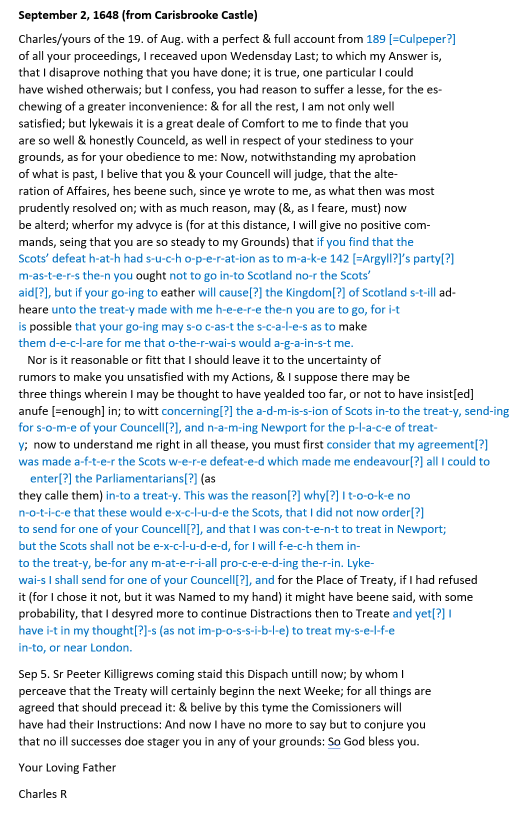
#> input picture charlesi/img/Charles-Plaintext-1648-09-02-EN.png, 1060 x 1628 px, given in place of IMG_R1101_I5654_P1.png, which was not available (shown at 1/2 size)
$ python search_emperor_r1101.py
#> lines starting #> are read from the running program, lines starting #| are printed output that depends on the picture; after the words box and inside, x2 and y2 are one past the last pixel; in counts of white or black regions, pixels touching at a corner belong together; pictures that were not available may be replaced by others from this repository, and a replacement may not be noted
"""Candidate-only emperor-expression search in observed R1101 writing regions."""
import json
from pathlib import Path
import numpy as np
from PIL import Image, ImageFilter, ImageDraw

ROOT=Path(__file__).resolve().parent
def ink(image):
    g=image.convert('L')
    return np.maximum(np.asarray(g.filter(ImageFilter.GaussianBlur(5)),float)-np.asarray(g,float),0)
ref=Image.open(ROOT/'img/IMG_R1101_I5654_P1.png').resize((1080,810))
base=ink(ref)[275:290,235:275]
jobs={
 'I5654':('IMG_R1101_I5654_P1.png',[(180,700,2130,2950),(2280,430,4040,1070),(2260,2200,4140,3020)]),
 'first':('v/v1284_1_ASMO Ambasciatori Busta 1 (103).JPG',[(1200,180,3330,2850)])
}
result={}
for name,(filename,regions) in jobs.items():
    source=Image.open(ROOT/'img'/filename)
#> source is the input picture: PIL image 1060x1628 RGB; mean R, G, B 232.9, 236.7, 239.4
    a=ink(source.resize((1080,810)))
    candidates=[]
    for scale in (0.8,1.,1.2):
        t=np.asarray(Image.fromarray(base.astype('float32')).resize((round(40*scale),round(15*scale))),float)
        t-=t.mean()
        h,w=t.shape
        shape=(810+h-1,1080+w-1)
        c=np.fft.irfft2(np.fft.rfft2(a,s=shape)*np.fft.rfft2(t[::-1,::-1],s=shape),s=shape)[h-1:810,w-1:1080]
        def sums(v):
            s=np.pad(v,((1,0),(1,0))).cumsum(0).cumsum(1)
            return s[h:,w:]-s[:-h,w:]-s[h:,:-w]+s[:-h,:-w]
        v=np.maximum(sums(a*a)-sums(a)**2/(h*w),0)
        scores=c/np.maximum(np.sqrt(v*np.sum(t*t)),1e-8)
        mask=np.zeros(scores.shape,bool)
        for x0,y0,x1,y1 in regions:
            mask[y0//4:max(y0//4,y1//4-h),x0//4:max(x0//4,x1//4-w)]=True
        scores[~mask]=-1
        for _ in range(18):
            y,x=np.unravel_index(scores.argmax(),scores.shape)
            candidates.append(dict(score=round(float(scores[y,x]),4),scale=scale,box=[int(x*4),int(y*4),int((x+w)*4),int((y+h)*4)]))
            scores[max(0,y-h):y+h,max(0,x-w):x+w]=-1
#> this loop made 3 passes
#> pass 1, `c=np.fft.irfft2(np.fft.rfft2(a,s=shape)*np.fft.rfft2(t[::-1,::-1],s=sh..`:
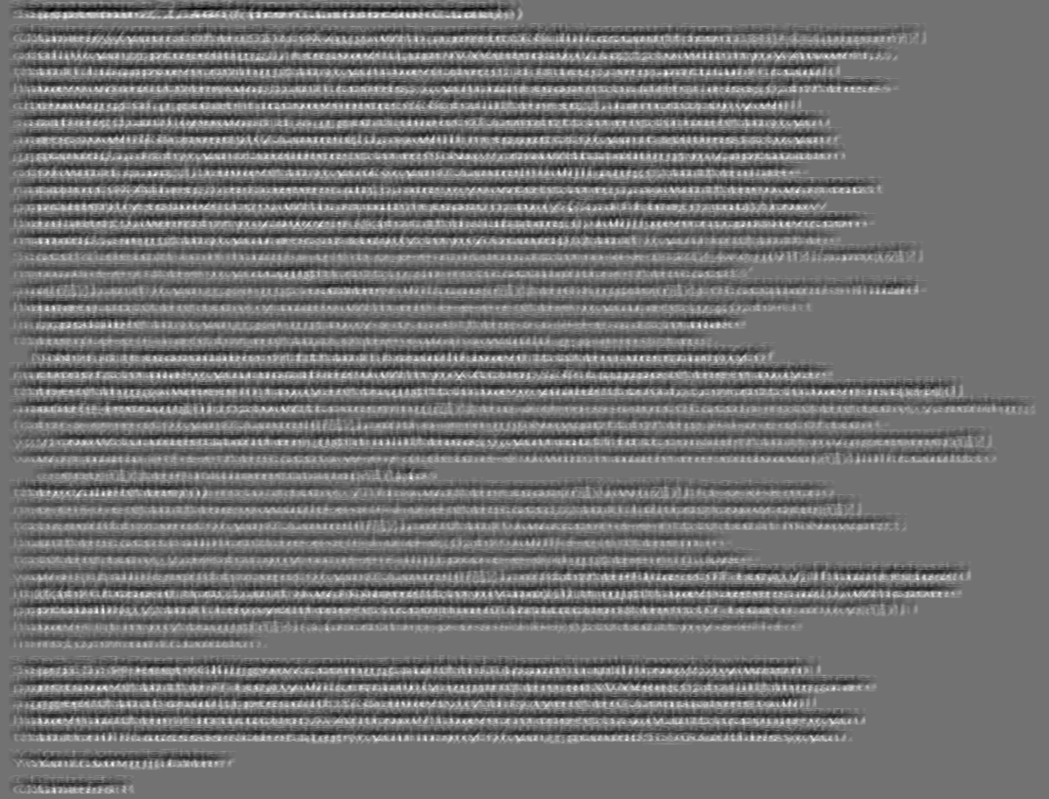
#> c: shape (799, 1049) float64; min -327232.5, max 401021.8, mean -3.8; drawn with min black and max white
#> pass 1, in sums, `s=np.pad(v,((1,0),(1,0))).cumsum(0).cumsum(1)`:
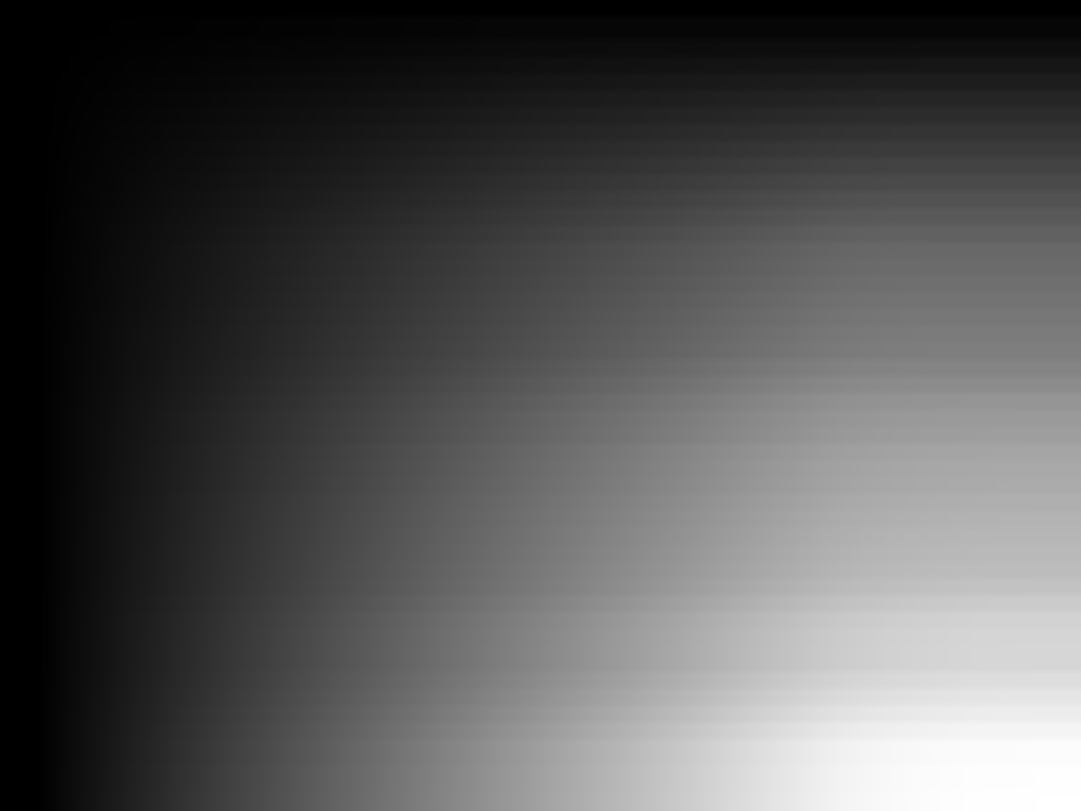
#> s: shape (811, 1081) float64; min 0, max 1.7e+09, mean 562921848.5; drawn with min black and max white
#> pass 1, `v=np.maximum(sums(a*a)-sums(a)**2/(h*w),0)`:
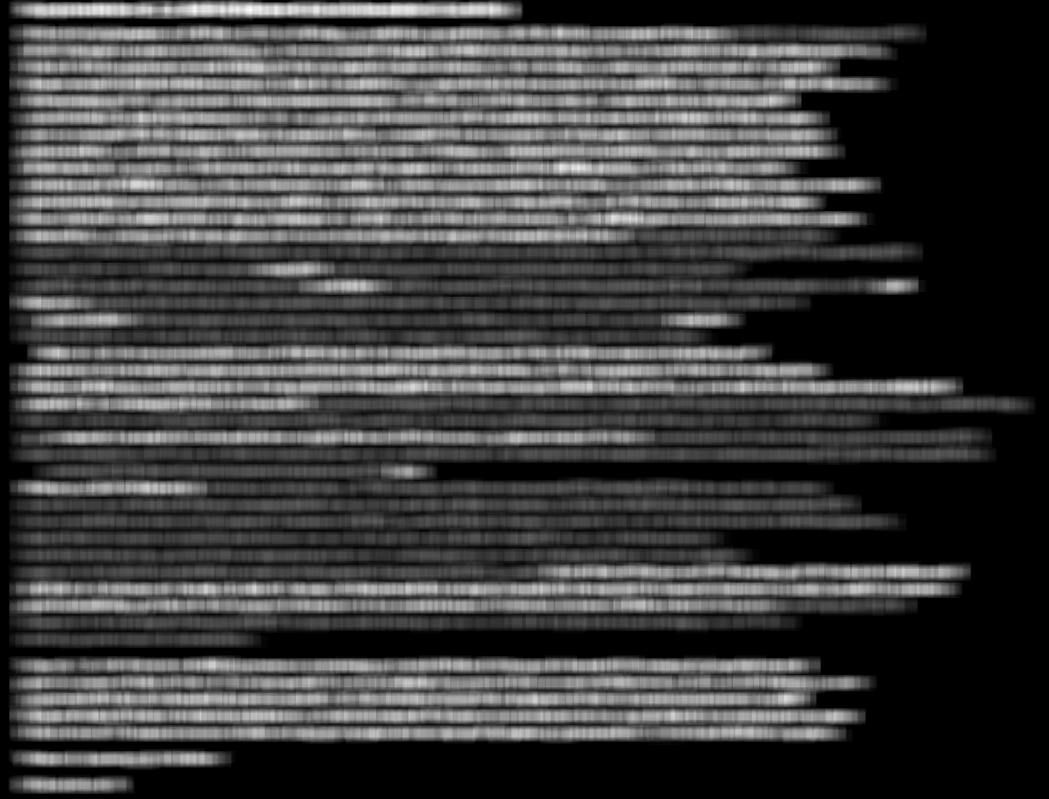
#> v: shape (799, 1049) float64; min 0, max 2487789, mean 641504.9; drawn with min black and max white
#> after the loop:
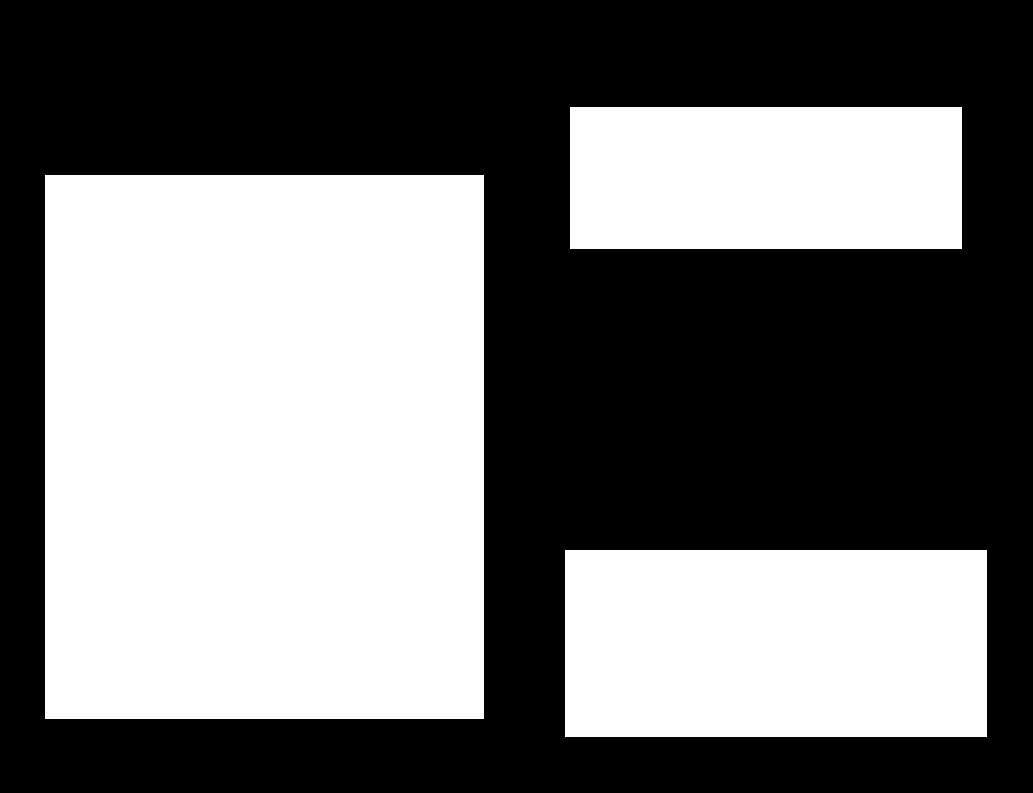
#> mask: shape (793, 1033) bool; 45.6% white; 3 white regions, box (x1, y1, x2, y2) and area: (45, 175, 484, 719) 238816, (565, 550, 987, 737) 78914, (570, 107, 962, 249) 55664
#> after the loop:
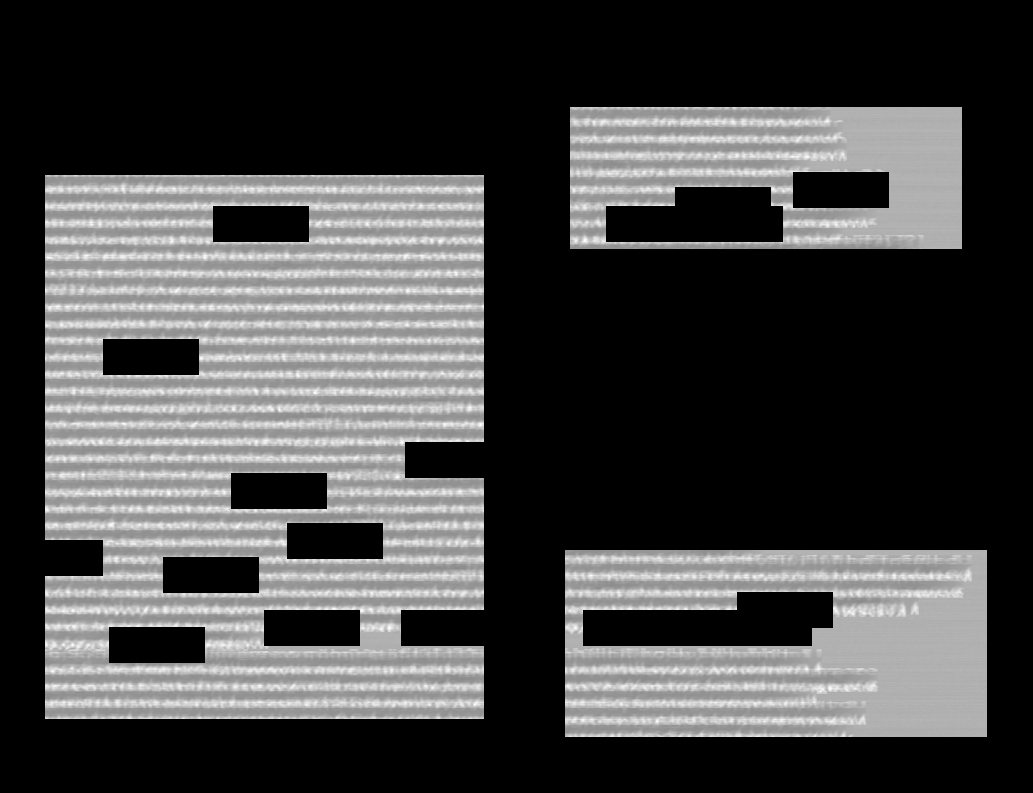
#> scores: shape (793, 1033) float64; min -1, max 0.438, mean -0.612; drawn with min black and max white
#> after the loop, candidates = 54 items
    selected=[]
    for p in sorted(candidates,key=lambda p:-p['score']):
        if any(abs(p['box'][0]-q['box'][0])<120 and abs(p['box'][1]-q['box'][1])<60 for q in selected): continue
        selected.append(p)
        if len(selected)==18: break
#> this loop made 18 passes
#> p on passes 1, 3, 4, 5, 6, 8, 9, 10, 12, 13, 15: {'score': 1, 'scale': 1, 'box': [940, 1100, 1100, 1160]}, {'score': 0.82, 'scale': 1, 'box': [704, 1168, 864, 1228]}, {'score': 0.771, 'scale': 1, 'box': [868, 1504, 1028, 1564]}, {'score': 0.769, 'scale': 1, 'box': [3184, 496, 3344, 556]}, {'score': 0.738, 'scale': 1, 'box': [948, 2108, 1108, 2168]}, {'score': 0.711, 'scale': 1, 'box': [3304, 900, 3464, 960]}, {'score': 0.71, 'scale': 1, 'box': [1348, 2312, 1508, 2372]}, {'score': 0.681, 'scale': 1, 'box': [944, 968, 1104, 1028]}, {'score': 0.675, 'scale': 1, 'box': [824, 1304, 984, 1364]}, {'score': 0.672, 'scale': 1, 'box': [3192, 560, 3352, 620]}, {'score': 0.658, 'scale': 1, 'box': [2440, 560, 2600, 620]}
#> after the loop, selected = 18 items
    result[name]={'source':filename,'regions':regions,'candidates':selected}
    sheet=Image.new('RGB',(960,660),'white'); draw=ImageDraw.Draw(sheet)
#> after `sheet = Image.new('RGB', (960, 660), 'white')`: sheet: PIL image 960x660 RGB; every value is 255
    for i,p in enumerate(selected):
        x,y=(i%3)*320,(i//3)*110
        sheet.paste(source.crop(p['box']).resize((310,80)),(x,y+25))
        draw.text((x+4,y+5),f"{name} {i+1}: {p['score']} scale {p['scale']}",fill='black')
#> this loop made 18 passes
#> (p, x, y) on passes 1, 3, 4, 5, 6, 8, 9, 10, 12: ({'score': 1, 'scale': 1, 'box': [940, 1100, 1100, 1160]}, 0, 0), ({'score': 0.82, 'scale': 1, 'box': [704, 1168, 864, 1228]}, 640, 0), ({'score': 0.771, 'scale': 1, 'box': [868, 1504, 1028, 1564]}, 0, 110), ({'score': 0.769, 'scale': 1, 'box': [3184, 496, 3344, 556]}, 320, 110), ({'score': 0.738, 'scale': 1, 'box': [948, 2108, 1108, 2168]}, 640, 110), ({'score': 0.711, 'scale': 1, 'box': [3304, 900, 3464, 960]}, 320, 220), ({'score': 0.71, 'scale': 1, 'box': [1348, 2312, 1508, 2372]}, 640, 220), ({'score': 0.681, 'scale': 1, 'box': [944, 968, 1104, 1028]}, 0, 330), ({'score': 0.675, 'scale': 1, 'box': [824, 1304, 984, 1364]}, 640, 330)
#> (x, y) on passes 2, 7, 11, 14, 16, 18: (320, 0), (0, 220), (320, 330), (320, 440), (0, 550), (640, 550)
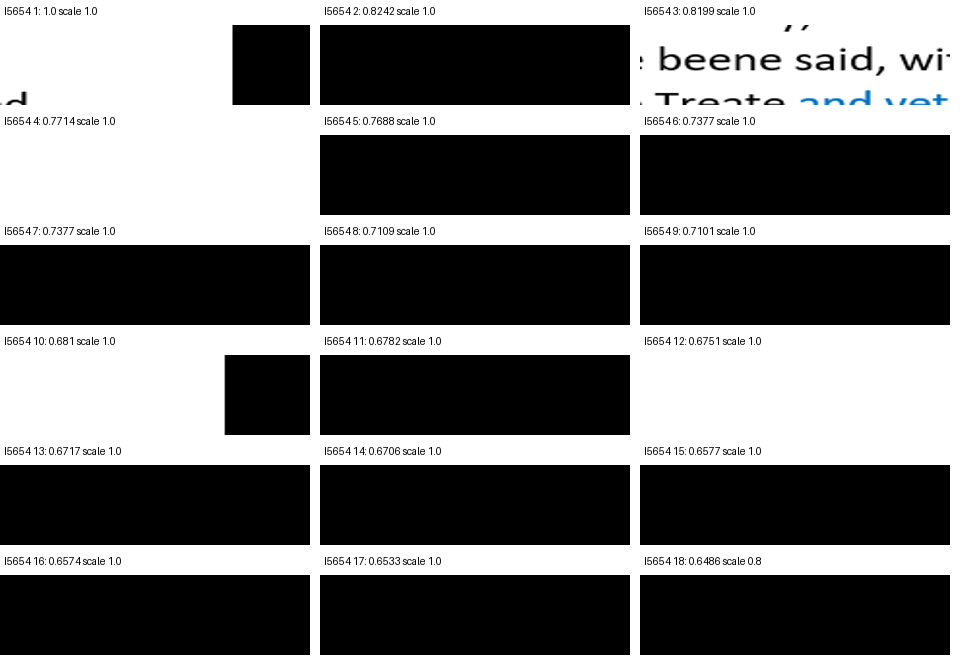
#> sheet: PIL image 960x660 RGB; mean R, G, B 117.1, 117.2, 117.3
    sheet.save(ROOT/f'img/emperor_search_{name}.jpg')
#> pass 2 of the loop `for name,(filename,regions) in jobs.items():`:
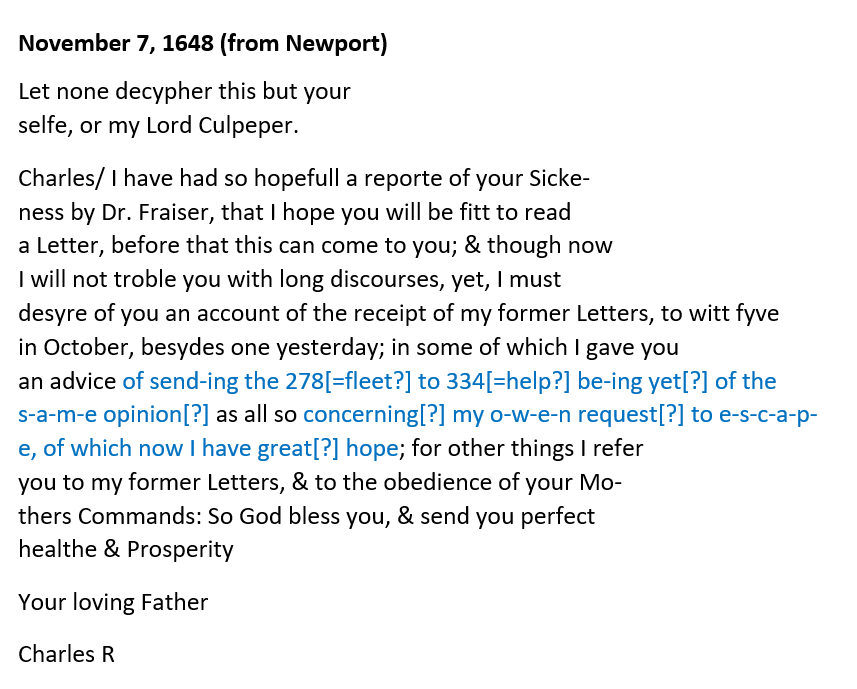
#> input picture charlesi/img/Charles-Plaintext-1648-11-07-EN.png, 857 x 689 px, given in place of v1284_1_ASMO Ambasciatori Busta 1 (103).JPG, which was not available
#> source is the input picture: PIL image 857x689 RGB; mean R, G, B 238.4, 240, 241.1
#> the loop `for scale in (0.8,1.,1.2):` made 3 passes
#> (h, w, shape) on passes 1 to 3: (12, 32, (821, 1111)), (15, 40, (824, 1119)), (18, 48, (827, 1127))
#> after the loop `for scale in (0.8,1.,1.2):`:
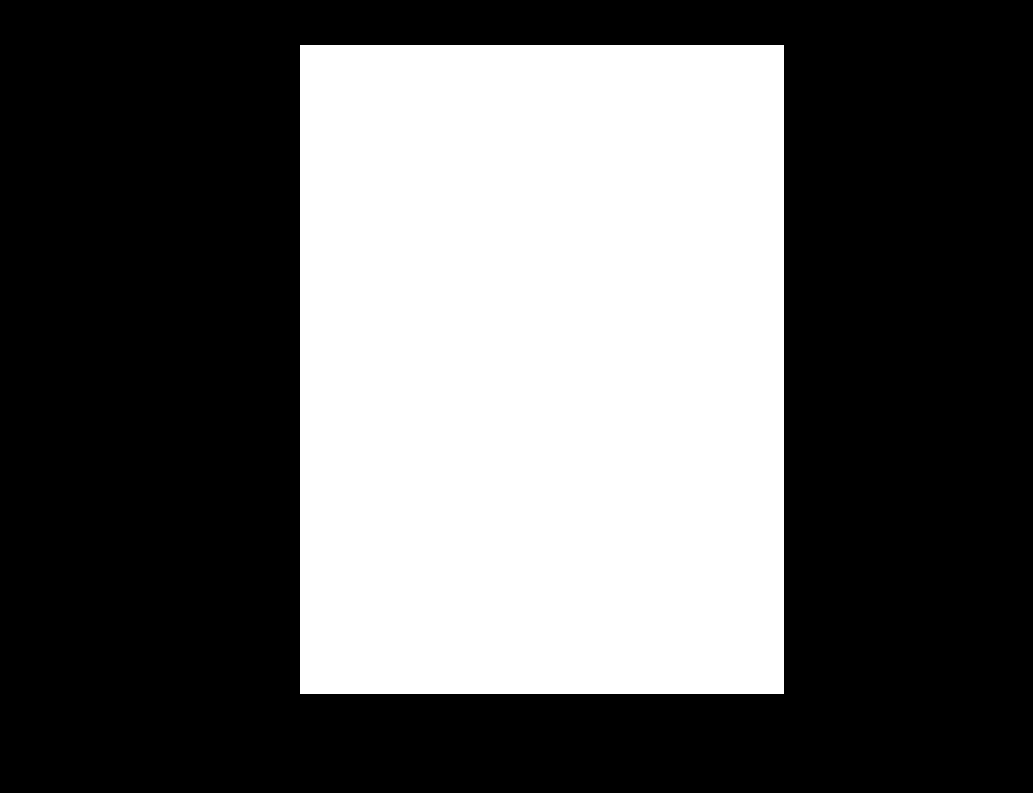
#> mask: shape (793, 1033) bool; 38.3% white; 1 white region, box (x1, y1, x2, y2) and area: (300, 45, 784, 694) 314116
#> the loop `for p in sorted(candidates,key=lambda p:-p['score']):` made 19 passes
#> p on pass 19: {'score': 0.6, 'scale': 1, 'box': [1860, 1496, 2020, 1556]}
#> the loop `for i,p in enumerate(selected):` made 18 passes
#> (x, y) on passes 1 to 8: (0, 0), (320, 0), (640, 0), (0, 110), (320, 110), (640, 110), (0, 220), (320, 220)
#> after the loop `for i,p in enumerate(selected):`:
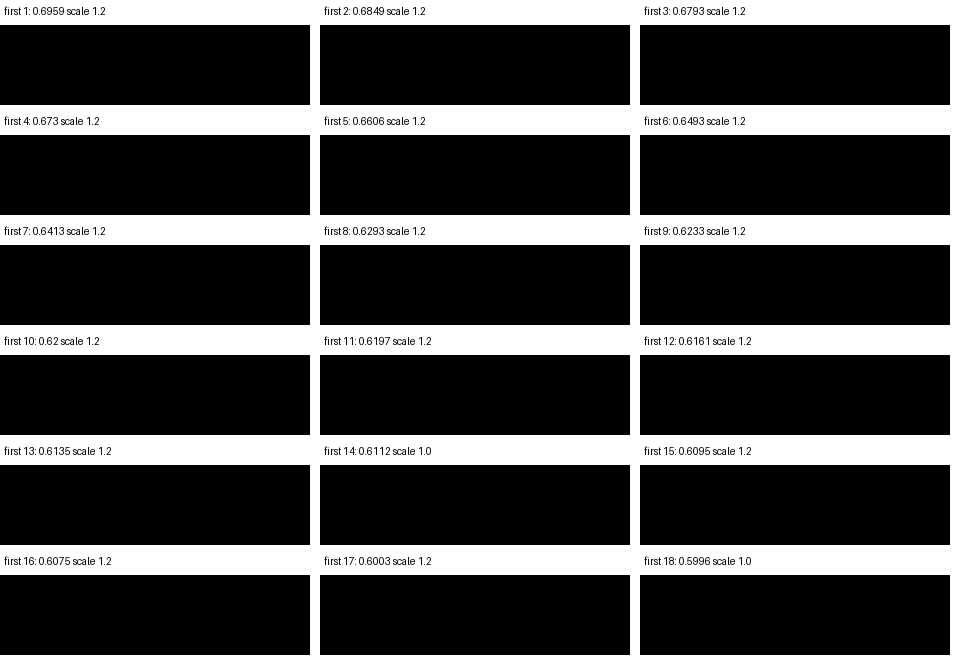
#> sheet: PIL image 960x660 RGB; min 0, max 255, mean 73.8
(ROOT/'emperor_r1101_candidates.json').write_text(json.dumps(result,indent=2)+'\n')
print('Saved 18 candidates per source; all require manual verification.')
